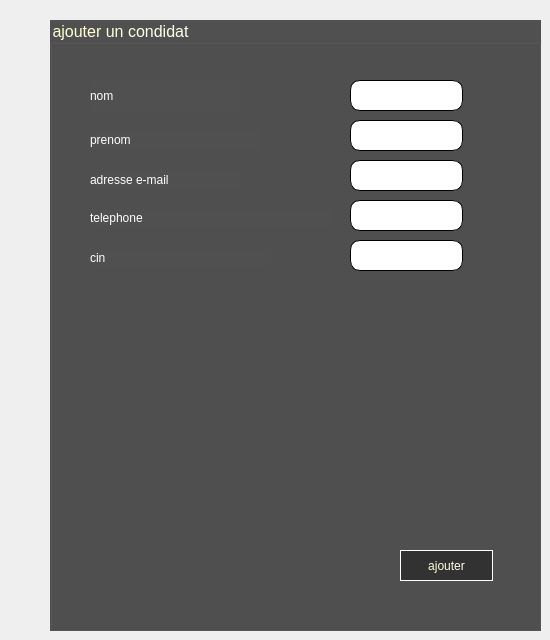
      <widget class="QWidget" name="addd_rec_4">
       <widget class="QGroupBox" name="addddd_4">
        <property name="geometry">
         <rect>
          <x>50</x>
          <y>20</y>
          <width>491</width>
          <height>611</height>
         </rect>
        </property>
        <property name="font">
         <font>
          <family>Arial</family>
          <pointsize>12</pointsize>
          <weight>9</weight>
          <italic>false</italic>
          <bold>false</bold>
         </font>
        </property>
        <property name="styleSheet">
         <string notr="true">color: qlineargradient(spread:pad, x1:0, y1:0, x2:1, y2:1, stop:0 rgba(255, 255, 190, 255), stop:1 rgba(255, 255, 255, 255));
background-color: qlineargradient(spread:pad, x1:1, y1:0, x2:1, y2:0, stop:0 rgba(80, 80, 80, 255));
font: 75 12pt &quot;Arial&quot;;</string>
        </property>
        <property name="title">
         <string>ajouter un condidat</string>
        </property>
        <widget class="QLineEdit" name="nom_condidat_add">
         <property name="geometry">
          <rect>
           <x>300</x>
           <y>60</y>
           <width>113</width>
           <height>31</height>
          </rect>
         </property>
         <property name="styleSheet">
          <string notr="true">background-color: qlineargradient(spread:pad, x1:0, y1:0, x2:1, y2:1, stop:0 rgba(189, 189, 189, 255), stop:1 rgba(255, 255, 255, 255));
background-color: qlineargradient(spread:pad, x1:0, y1:0, x2:1, y2:1, stop:0 rgba(255, 255, 255, 255), stop:1 rgba(255, 255, 255, 255));
border-radius:10px;
border:1px solid black;</string>
         </property>
        </widget>
        <widget class="QLineEdit" name="prenom_condidat_add">
         <property name="geometry">
          <rect>
           <x>300</x>
           <y>100</y>
           <width>113</width>
           <height>31</height>
          </rect>
         </property>
         <property name="styleSheet">
          <string notr="true">background-color: qlineargradient(spread:pad, x1:0, y1:0, x2:1, y2:1, stop:0 rgba(189, 189, 189, 255), stop:1 rgba(255, 255, 255, 255));
background-color: qlineargradient(spread:pad, x1:0, y1:0, x2:1, y2:1, stop:0 rgba(255, 255, 255, 255), stop:1 rgba(255, 255, 255, 255));
border-radius:10px;
border:1px solid black;</string>
         </property>
        </widget>
        <widget class="QLineEdit" name="email_dindiat_add">
         <property name="geometry">
          <rect>
           <x>300</x>
           <y>140</y>
           <width>113</width>
           <height>31</height>
          </rect>
         </property>
         <property name="styleSheet">
          <string notr="true">background-color: qlineargradient(spread:pad, x1:0, y1:0, x2:1, y2:1, stop:0 rgba(189, 189, 189, 255), stop:1 rgba(255, 255, 255, 255));
background-color: qlineargradient(spread:pad, x1:0, y1:0, x2:1, y2:1, stop:0 rgba(255, 255, 255, 255), stop:1 rgba(255, 255, 255, 255));
border-radius:10px;
border:1px solid black;</string>
         </property>
        </widget>
        <widget class="QLineEdit" name="tel_condidat_add">
         <property name="geometry">
          <rect>
           <x>300</x>
           <y>180</y>
           <width>113</width>
           <height>31</height>
          </rect>
         </property>
         <property name="styleSheet">
          <string notr="true">background-color: qlineargradient(spread:pad, x1:0, y1:0, x2:1, y2:1, stop:0 rgba(189, 189, 189, 255), stop:1 rgba(255, 255, 255, 255));
background-color: qlineargradient(spread:pad, x1:0, y1:0, x2:1, y2:1, stop:0 rgba(255, 255, 255, 255), stop:1 rgba(255, 255, 255, 255));
border-radius:10px;
border:1px solid black;</string>
         </property>
        </widget>
        <widget class="QPushButton" name="ajouter_con">
         <property name="geometry">
          <rect>
           <x>350</x>
           <y>530</y>
           <width>93</width>
           <height>31</height>
          </rect>
         </property>
         <property name="styleSheet">
          <string notr="true">background-color: qlineargradient(spread:pad, x1:1, y1:0, x2:1, y2:0, stop:0 rgba(50, 50, 50, 255));

font:10pt &quot;Arial&quot;;
border:1px solid white;</string>
         </property>
         <property name="text">
          <string>ajouter</string>
         </property>
        </widget>
        <widget class="QLabel" name="label_182">
         <property name="geometry">
          <rect>
           <x>40</x>
           <y>60</y>
           <width>151</width>
           <height>31</height>
          </rect>
         </property>
         <property name="styleSheet">
          <string notr="true">font: 75 13pt &quot;Arial&quot;;
</string>
         </property>
         <property name="text">
          <string>nom</string>
         </property>
        </widget>
        <widget class="QLabel" name="label_183">
         <property name="geometry">
          <rect>
           <x>40</x>
           <y>110</y>
           <width>171</width>
           <height>20</height>
          </rect>
         </property>
         <property name="styleSheet">
          <string notr="true">font: 75 13pt &quot;Arial&quot;;

</string>
         </property>
         <property name="text">
          <string>prenom</string>
         </property>
        </widget>
        <widget class="QLabel" name="label_184">
         <property name="geometry">
          <rect>
           <x>40</x>
           <y>150</y>
           <width>151</width>
           <height>20</height>
          </rect>
         </property>
         <property name="styleSheet">
          <string notr="true">font: 75 13pt &quot;Arial&quot;;
</string>
         </property>
         <property name="text">
          <string>adresse e-mail</string>
         </property>
        </widget>
        <widget class="QLabel" name="label_185">
         <property name="geometry">
          <rect>
           <x>40</x>
           <y>190</y>
           <width>241</width>
           <height>16</height>
          </rect>
         </property>
         <property name="styleSheet">
          <string notr="true">font: 75 13pt &quot;Arial&quot;;
</string>
         </property>
         <property name="text">
          <string>telephone</string>
         </property>
        </widget>
        <widget class="QLabel" name="label_187">
         <property name="geometry">
          <rect>
           <x>40</x>
           <y>230</y>
           <width>181</width>
           <height>16</height>
          </rect>
         </property>
         <property name="styleSheet">
          <string notr="true">font: 75 13pt &quot;Arial&quot;;
</string>
         </property>
         <property name="text">
          <string>cin</string>
         </property>
        </widget>
        <widget class="QLineEdit" name="cin_condidat_add">
         <property name="geometry">
          <rect>
           <x>300</x>
           <y>220</y>
           <width>113</width>
           <height>31</height>
          </rect>
         </property>
         <property name="styleSheet">
          <string notr="true">background-color: qlineargradient(spread:pad, x1:0, y1:0, x2:1, y2:1, stop:0 rgba(189, 189, 189, 255), stop:1 rgba(255, 255, 255, 255));
background-color: qlineargradient(spread:pad, x1:0, y1:0, x2:1, y2:1, stop:0 rgba(255, 255, 255, 255), stop:1 rgba(255, 255, 255, 255));
border-radius:10px;
border:1px solid black;</string>
         </property>
        </widget>
       </widget>
      </widget>
